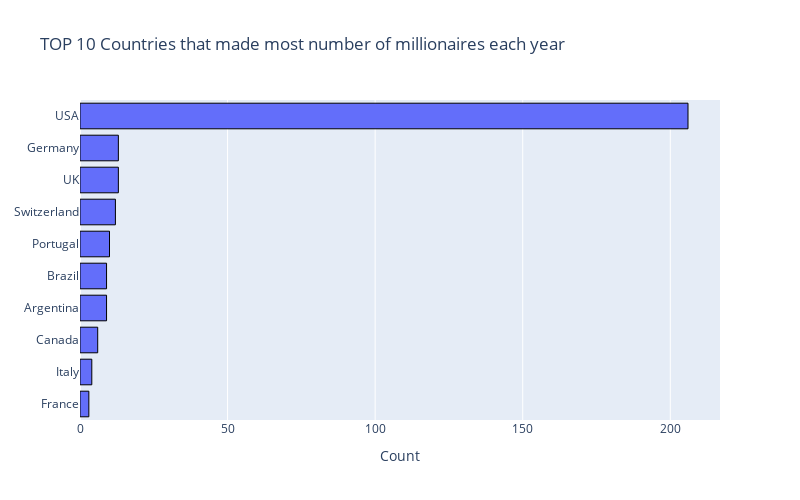

The code cell stored with this chart in its notebook:
### Code cell
plot_hist(max_sport_country[0:10], 'Nationality', 'TOP 10 Countries that made most number of millionaires each year', 'Count')

### Figure 1 — Plotly figure (JSON) as saved in the notebook; plotly's stock layout.template omitted (floating-point values rounded to 4 significant figures)
{"data": [{"marker": {"line": {"color": "black", "width": 1}}, "orientation": "h", "type": "bar", "x": [206, 13, 13, 12, 10, 9, 9, 6, 4, 3], "y": ["USA", "Germany", "UK", "Switzerland", "Portugal", "Brazil", "Argentina", "Canada", "Italy", "France"]}], "layout": {"barmode": "group", "height": 500, "showlegend": false, "title": {"text": "TOP 10 Countries that made most number of millionaires each year"}, "width": 800, "xaxis": {"title": {"text": "Count"}}, "yaxis": {"autorange": "reversed"}}}
